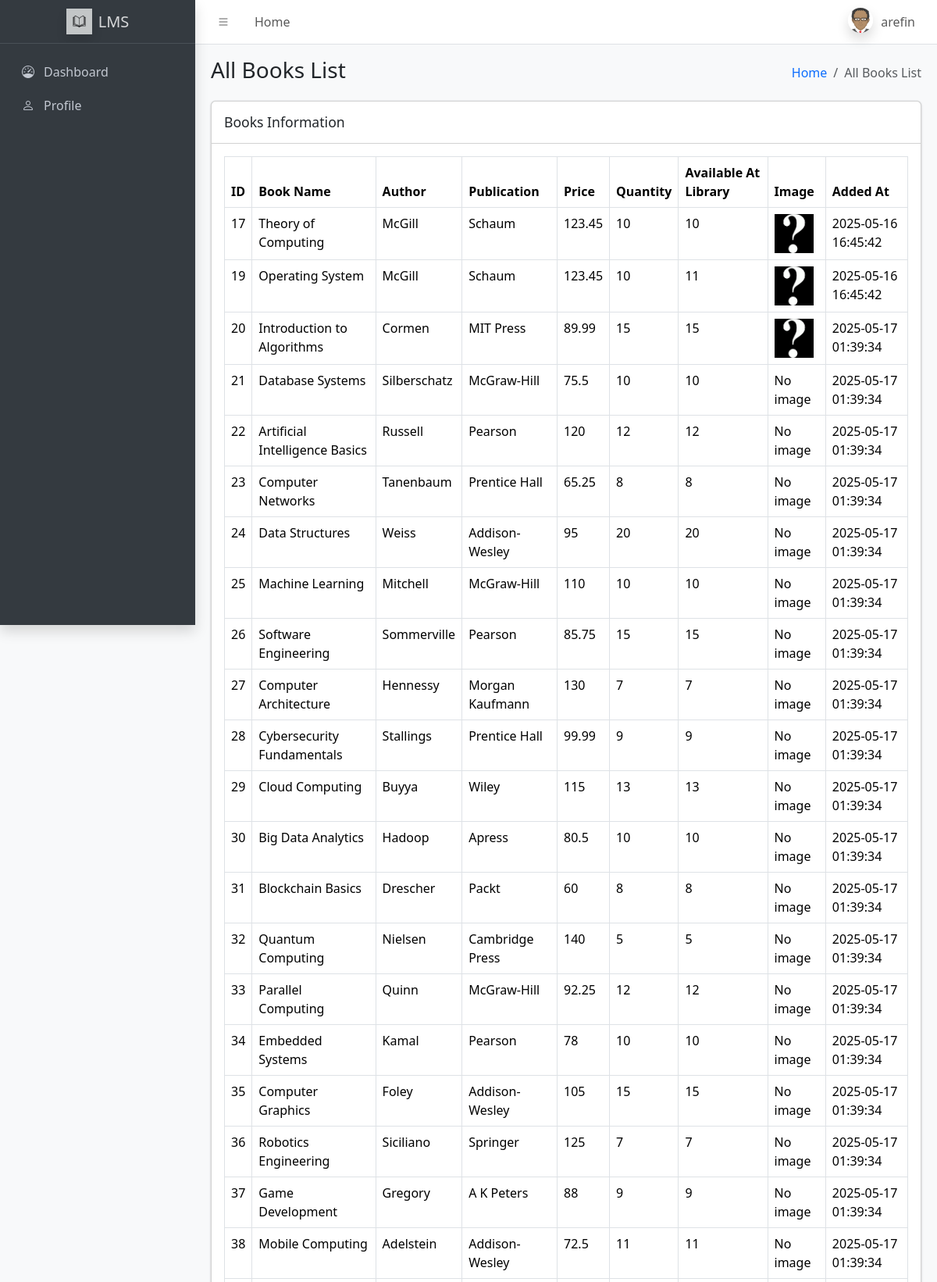
The page /admin/displaybooks.php (signed in, upper part) on the database its author committed.
### tables this page shows
CREATE TABLE `users` (
  `id` int(11) NOT NULL,
  `name` text NOT NULL,
  `username` text NOT NULL,
  `pass` text NOT NULL,
  `email` text NOT NULL,
  `user_type` text NOT NULL,
  `phone` text NOT NULL,
  `address` text NOT NULL,
  `photo` text NOT NULL,
  `dept` text NOT NULL,
  `designation` text NOT NULL,
  `uniqueid` text NOT NULL
);

CREATE TABLE `books` (
  `id` int(10) NOT NULL,
  `books_name` varchar(50) NOT NULL,
  `books_image` varchar(5000) NOT NULL,
  `books_author_name` varchar(50) NOT NULL,
  `books_publication_name` varchar(50) NOT NULL,
  `books_price` float NOT NULL,
  `books_quantity` int(11) NOT NULL,
  `books_stock` int(11) NOT NULL,
  `added_at` timestamp NOT NULL DEFAULT current_timestamp()
);

### admin/displaybooks.php (the view, shortened to what this page needs)
<?php
include '../db.php';
if (isset($_COOKIE['rememberMe'])) {
  $userid = $_SESSION['user_id'];
  $userQuery = $conn->prepare("SELECT * FROM users
                              WHERE id = ? ");
  $userQuery->bind_param("i", $userid);
  $userQuery->execute();
  $userResult = $userQuery->get_result();
  if ($userResult->num_rows == 1) {
    $userHere = $userResult->fetch_assoc();
    $username = $userHere['username'];
  }
?>
<!doctype html>
<html lang="en">
  <head>
    <link
      rel="stylesheet"
      href="https://cdn.jsdelivr.net/npm/@fontsource/source-sans-3@5.0.12/index.css"
    />
    <link
      rel="stylesheet"
      href="https://cdn.jsdelivr.net/npm/overlayscrollbars@2.10.1/styles/overlayscrollbars.min.css"
    />
    <link
      rel="stylesheet"
      href="https://cdn.jsdelivr.net/npm/bootstrap-icons@1.11.3/font/bootstrap-icons.min.css"
    />
    <link rel="stylesheet" href="./dist/css/adminlte.css" />
    <link
      rel="stylesheet"
      href="https://cdn.jsdelivr.net/npm/apexcharts@3.37.1/dist/apexcharts.css"
    />
    <link
      rel="stylesheet"
      href="https://cdn.jsdelivr.net/npm/jsvectormap@1.5.3/dist/css/jsvectormap.min.css"
    />
  </head>
  <body class="layout-fixed sidebar-expand-lg bg-body-tertiary">
    <div class="app-wrapper">
      <?php include './header.php'; ?>
      <?php include './sidebar.php'; ?>
      <main class="app-main">
        <div class="app-content-header">
          <div class="container-fluid">
            <div class="row">
              <div class="col-sm-6"><h3 class="mb-0">All Books List</h3></div>
              <div class="col-sm-6">
                <ol class="breadcrumb float-sm-end">
                  <li class="breadcrumb-item"><a href="#">Home</a></li>
                  <li class="breadcrumb-item active" aria-current="page">All Books List</li>
                </ol>
              </div>
            </div>
          </div>
        </div>
        <div class="app-content">
          <div class="container-fluid">
            <div class="row">
              <div class="col-12">
                <div class="card">
                  <div class="card-header">
                    <h3 class="card-title">Books Information</h3>
                  </div>
                  <div class="card-body">
                    <table class="table table-bordered table-hover">
                      <thead>
                        <tr>
                          <th>ID</th>
                          <th>Book Name</th>
                          <th>Author</th>
                          <th>Publication</th>
                          <th>Price</th>
                          <th>Quantity</th>
                          <th>Available At Library</th>
                          <th>Image</th>
                          <th>Added At</th>
                        </tr>
                      </thead>
                      <tbody>
                       <?php
                            $bookQuery = $conn->prepare("SELECT * FROM books");
                            $bookQuery->execute();
                            $bookResult = $bookQuery->get_result();
                            if ($bookResult->num_rows > 0) {
                              while ($book = $bookResult->fetch_assoc()) {
                                echo "<tr>";
                                echo "<td>" . htmlspecialchars($book['id']) . "</td>";
                                echo "<td>" . htmlspecialchars($book['books_name']) . "</td>";
                                echo "<td>" . htmlspecialchars($book['books_author_name']) . "</td>";
                                echo "<td>" . htmlspecialchars($book['books_publication_name']) . "</td>";
                                echo "<td>" . htmlspecialchars($book['books_price']) . "</td>";
                                echo "<td>" . htmlspecialchars($book['books_quantity']) . "</td>";
                                echo "<td>" . htmlspecialchars($book['books_stock']) . "</td>";
                                echo "<td>";
                                if (!empty($book['books_image']) && file_exists("../" . $book['books_image'])) {
                                  echo "<img src='../" . htmlspecialchars($book['books_image']) . "' alt='Book Image' style='width: 50px; height: auto;'>";
                                } else {
                                  echo "No image";
                                }
                                echo "</td>";
                                echo "<td>" . htmlspecialchars($book['added_at']) . "</td>";
                                echo "</tr>";
                              }
                            } else {
                              echo "<tr><td colspan='9' class='text-center'>No books found</td></tr>";
                            }
                        ?>
                      </tbody>
                    </table>
                  </div>
                </div>
              </div>
            </div>
          </div>
        </div>
      </main>
    </div>
  </body>
</html>
<?php
} else {
  header("Location: ../index.php");
}
?>

### admin/header.php (shortened to what this page needs)
<nav class="app-header navbar navbar-expand bg-body">
        <div class="container-fluid">
          <ul class="navbar-nav">
            <li class="nav-item">
              <a class="nav-link" data-lte-toggle="sidebar" href="#" role="button">
                <i class="bi bi-list"></i>
              </a>
            </li>
            <li class="nav-item d-none d-md-block"><a href="#" class="nav-link">Home</a></li>
          </ul>
          <ul class="navbar-nav ms-auto">
            <li class="nav-item dropdown user-menu">
              <a href="#" class="nav-link dropdown-toggle" data-bs-toggle="dropdown">
                <img
                  src="./dist/assets/img/avatar.png"
                  class="user-image rounded-circle shadow"
                  alt="User Image"
                />
                <span class="d-none d-md-inline"><?php echo $username;  ?></span>
              </a>
            </li>
          </ul>
        </div>
      </nav>

### rows shown on the page
users: username "arefin"
books: id "17", books_name "Theory of Computing", books_author_name "McGill", books_publication_name "Schaum", books_price "123.45", books_quantity "10", books_stock "10", books_image (picture), added_at "2025-05-16 16:45:42"
books: id "19", books_name "Operating System", books_author_name "McGill", books_publication_name "Schaum", books_price "123.45", books_quantity "10", books_stock "11", books_image (picture), added_at "2025-05-16 16:45:42"
books: id "20", books_name "Introduction to Algorithms", books_author_name "Cormen", books_publication_name "MIT Press", books_price "89.99", books_quantity "15", books_stock "15", books_image (picture), added_at "2025-05-17 01:39:34"
books: id "21", books_name "Database Systems", books_author_name "Silberschatz", books_publication_name "McGraw-Hill", books_price "75.5", books_quantity "10", books_stock "10", shows "No image", added_at "2025-05-17 01:39:34"
books: id "22", books_name "Artificial Intelligence Basics", books_author_name "Russell", books_publication_name "Pearson", books_price "120", books_quantity "12", books_stock "12", shows "No image", added_at "2025-05-17 01:39:34"
books: id "23", books_name "Computer Networks", books_author_name "Tanenbaum", books_publication_name "Prentice Hall", books_price "65.25", books_quantity "8", books_stock "8", shows "No image", added_at "2025-05-17 01:39:34"
books: id "24", books_name "Data Structures", books_author_name "Weiss", books_publication_name "Addison-Wesley", books_price "95", books_quantity "20", books_stock "20", shows "No image", added_at "2025-05-17 01:39:34"
books: id "25", books_name "Machine Learning", books_author_name "Mitchell", books_publication_name "McGraw-Hill", books_price "110", books_quantity "10", books_stock "10", shows "No image", added_at "2025-05-17 01:39:34"
books: id "26", books_name "Software Engineering", books_author_name "Sommerville", books_publication_name "Pearson", books_price "85.75", books_quantity "15", books_stock "15", shows "No image", added_at "2025-05-17 01:39:34"
books: id "27", books_name "Computer Architecture", books_author_name "Hennessy", books_publication_name "Morgan Kaufmann", books_price "130", books_quantity "7", books_stock "7", shows "No image", added_at "2025-05-17 01:39:34"
books: id "28", books_name "Cybersecurity Fundamentals", books_author_name "Stallings", books_publication_name "Prentice Hall", books_price "99.99", books_quantity "9", books_stock "9", shows "No image", added_at "2025-05-17 01:39:34"
books: id "29", books_name "Cloud Computing", books_author_name "Buyya", books_publication_name "Wiley", books_price "115", books_quantity "13", books_stock "13", shows "No image", added_at "2025-05-17 01:39:34"
books: id "30", books_name "Big Data Analytics", books_author_name "Hadoop", books_publication_name "Apress", books_price "80.5", books_quantity "10", books_stock "10", shows "No image", added_at "2025-05-17 01:39:34"
books: id "31", books_name "Blockchain Basics", books_author_name "Drescher", books_publication_name "Packt", books_price "60", books_quantity "8", books_stock "8", shows "No image", added_at "2025-05-17 01:39:34"
books: id "32", books_name "Quantum Computing", books_author_name "Nielsen", books_publication_name "Cambridge Press", books_price "140", books_quantity "5", books_stock "5", shows "No image", added_at "2025-05-17 01:39:34"
books: id "33", books_name "Parallel Computing", books_author_name "Quinn", books_publication_name "McGraw-Hill", books_price "92.25", books_quantity "12", books_stock "12", shows "No image", added_at "2025-05-17 01:39:34"
books: id "34", books_name "Embedded Systems", books_author_name "Kamal", books_publication_name "Pearson", books_price "78", books_quantity "10", books_stock "10", shows "No image", added_at "2025-05-17 01:39:34"
books: id "35", books_name "Computer Graphics", books_author_name "Foley", books_publication_name "Addison-Wesley", books_price "105", books_quantity "15", books_stock "15", shows "No image", added_at "2025-05-17 01:39:34"
books: id "36", books_name "Robotics Engineering", books_author_name "Siciliano", books_publication_name "Springer", books_price "125", books_quantity "7", books_stock "7", shows "No image", added_at "2025-05-17 01:39:34"
books: id "37", books_name "Game Development", books_author_name "Gregory", books_publication_name "A K Peters", books_price "88", books_quantity "9", books_stock "9", shows "No image", added_at "2025-05-17 01:39:34"
books: id "38", books_name "Mobile Computing", books_author_name "Adelstein", books_publication_name "Addison-Wesley", books_price "72.5", books_quantity "11", books_stock "11", shows "No image", added_at "2025-05-17 01:39:34"
